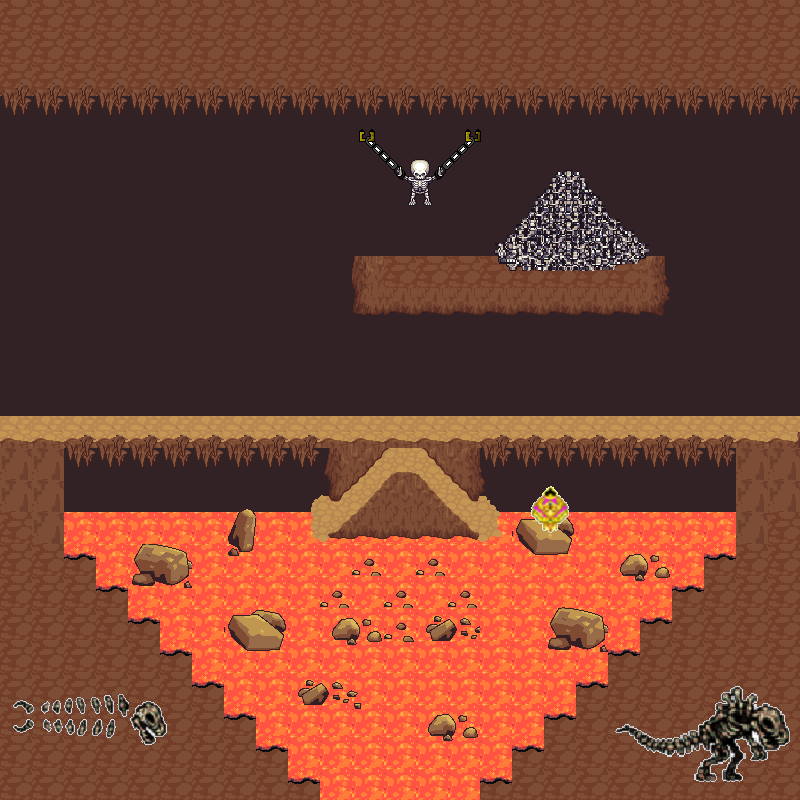

The image is a tile-based game level rendered from a .tmx file. Its description and source (layers, tilesets, objects; grid data summarised) follow:
An orthogonal 25x25 tile map with 32x32 px tiles, 4 tile layers (superficie, detalles, huesos, premio).

<map version="1.2" tiledversion="1.3.1" orientation="orthogonal" renderorder="left-down" compressionlevel="0" width="25" height="25" tilewidth="32" tileheight="32" infinite="0" nextlayerid="5" nextobjectid="1">
 <tileset firstgid="1" source="../texturas/atlasvolcan.tsx" />
 <layer id="1" name="superficie" width="25" height="25">
  <data>[625 cells, 625 non-empty, 4 distinct tile ids]</data>
 </layer>
 <layer id="2" name="detalles" width="25" height="25">
  <data>[625 cells, 189 non-empty, 62 distinct tile ids]</data>
 </layer>
 <layer id="3" name="huesos" width="25" height="25">
  <data>[625 cells, 127 non-empty, 94 distinct tile ids]</data>
 </layer>
 <layer id="4" name="premio" width="25" height="25">
  <data>[625 cells, 4 non-empty, 4 distinct tile ids]</data>
 </layer>
</map>